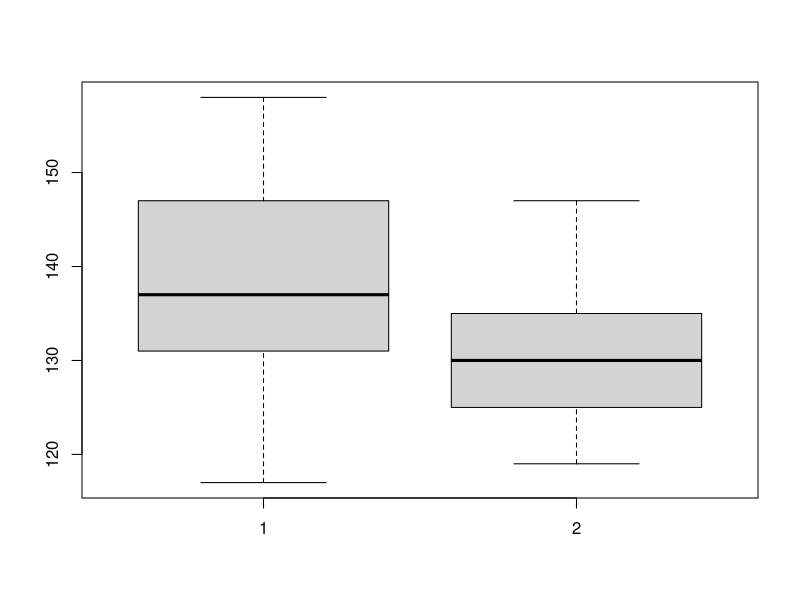

Here is the R script that generated this plot:
BloodPressure = read.table(file='data/BloodPressure.txt', header=T, sep='\t')
dim(BloodPressure)
names(BloodPressure)

Subject = BloodPressure$Subject
Before = BloodPressure$Before
After = BloodPressure$After

?wilcox.test
boxplot(Before, After)

# Ho: Median change in SBP is 0
# two-sided test
wilcox.test(Before, After, mu=0, alt='two.sided', paired=T, conf.int=T, conf.level=0.99)
wilcox.test(Before, After, mu=0, alt='two.sided', paired=T, conf.int=T, conf.level=0.99,
            exact=F, correct=F)
